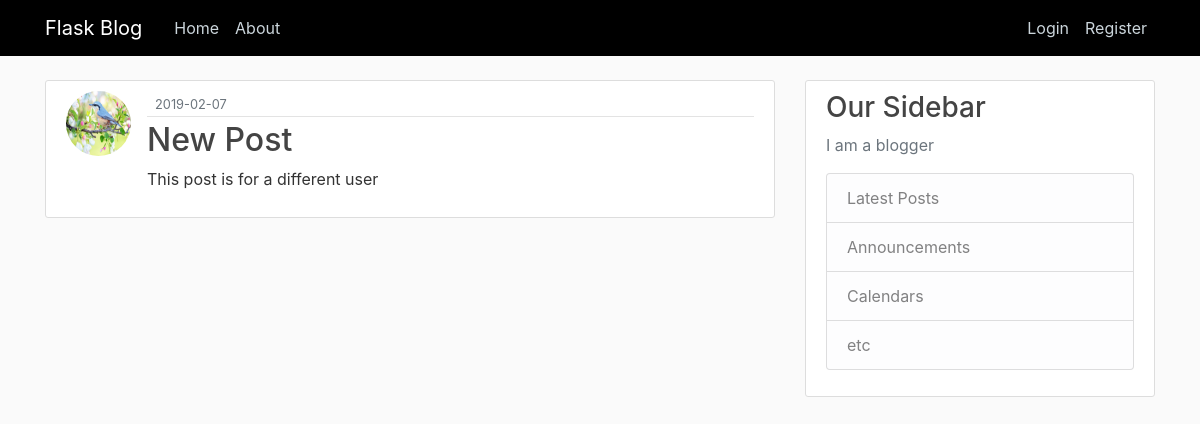
Screenshot of /post/3 with the database file from the repository.
### flaskblog/models.py (models this page shows, shortened)
class User(db.Model, UserMixin):
    id = db.Column(db.Integer, primary_key=True)
    username = db.Column(db.String(20), unique=True, nullable=False)
    email = db.Column(db.String(120), unique=True, nullable=False)
    image_file = db.Column(db.String(20), nullable=False, default='default.jpg')
    password = db.Column(db.String(60), nullable=False)
    post = db.relationship('Post', backref='author', lazy=True)

class Post(db.Model):
    id = db.Column(db.Integer, primary_key=True)
    title = db.Column(db.String(100), nullable=False)
    date_posted = db.Column(db.DateTime, nullable=False, default=datetime.utcnow)
    content = db.Column(db.Text,nullable=False)
    user_id = db.Column(db.Integer, db.ForeignKey('user.id'), nullable=False)

### flaskblog/routes.py (the view)
@app.route('/post/<int:post_id>')
def post(post_id):
    post = Post.query.get_or_404(post_id)
    return render_template('post.html', title=post.title, post=post)

### flaskblog/templates/post.html (shortened to what this page needs)
{% extends "layout.html" %}
    {% block content %}
<article class="media content-section">
    <img class="rounded-circle article-img" src="{{ url_for('static', filename='profile_pics/' + post.author.image_file) }}" >
    <div class="media-body">
        <div class="article-metadata">
        <small class="text-muted">{{ post.date_posted.strftime('%Y-%m-%d') }}</small>
        </div>
        <h2 class="article-title">{{ post.title }}</h2>
        <p class="article-content">{{ post.content }}</p>
    </div>
</article>
{% endblock content %}

### flaskblog/static/main.css (style rules this page uses)
body { background: #fafafa; color: #333333; margin-top: 5rem; }
h1, h2, h3, h4, h5, h6 { color: #444444; }
.content-section { background: #ffffff; padding: 10px 20px; border: 1px solid #dddddd; border-radius: 3px; margin-bottom: 20px; }
.article-title { color: #444444; }
.article-content { white-space: pre-line; }
.article-img { height: 65px; width: 65px; margin-right: 16px; }
.article-metadata { padding-bottom: 1px; margin-bottom: 4px; border-bottom: 1px solid #e3e3e3; }

### rows the page displays
User: image_file (placeholder picture)
Post: date_posted "2019-02-07", title "New Post", content "This post is for a different user"
